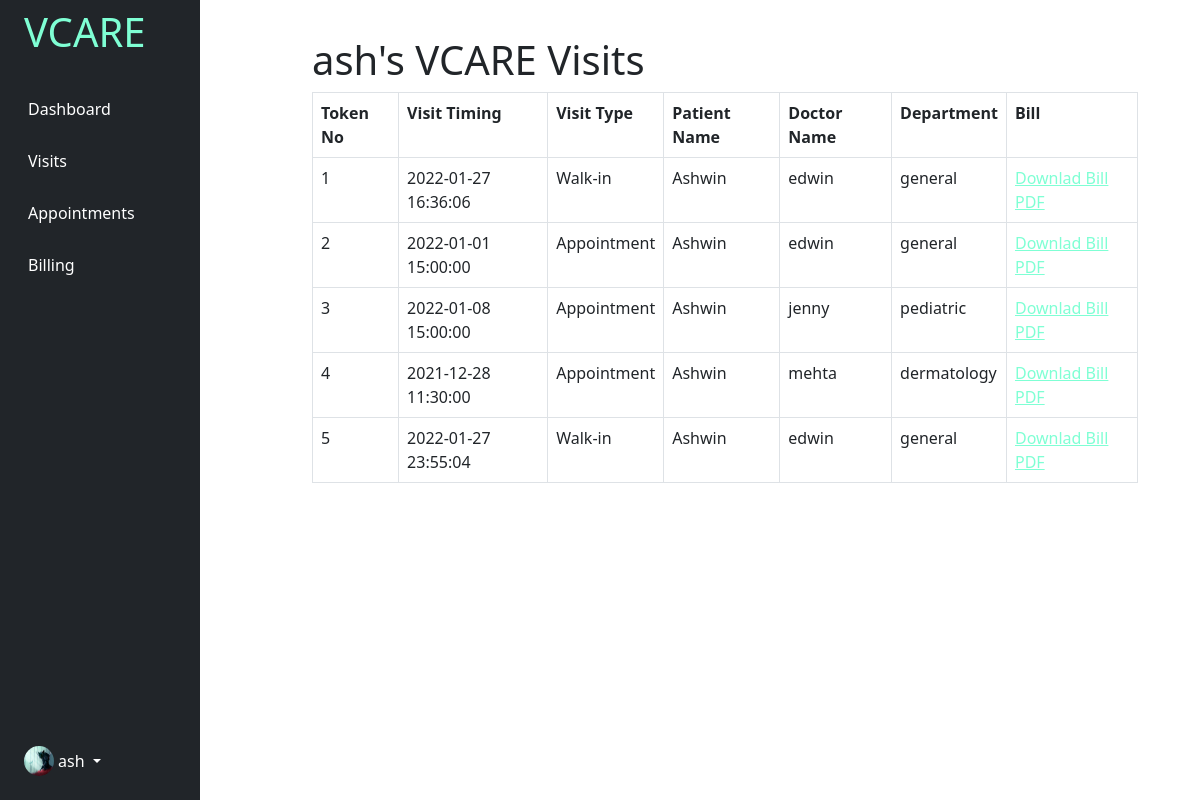
The page /billing (signed in) on the database its author committed.
### tables this page shows
CREATE TABLE LOGIN(
    U_NAME VARCHAR2(10) PRIMARY KEY,
    PWD VARCHAR2(10) NOT NULL,
    TYPE  VARCHAR2(10) NOT NULL,
    DPLOC VARCHAR2(50) NOT NULL);

CREATE TABLE VISITS(
    TOKEN_NO INTEGER  PRIMARY KEY AUTOINCREMENT,
    VISIT_TIME DATETIME NOT NULL UNIQUE,
    VISIT_TYPE VARCHAR2(20) NOT NULL,
    PAT_ID REFERENCES PATIENT(PAT_ID),
    PAT_NAME REFERENCES PATIENT(PAT_NAME),
    DOC_ID REFERENCES DOCTOR(DOC_ID),
    DOC_NAME REFERENCES DOCTOR(DOC_NAME),
    DEP REFERENCES DOCTOR(DEP),
    VISIT_STATUS VARCHAR2(20),
    DIAGNOSIS  VARCHAR2(500),
    PRESCRIPTION VARCHAR2(500),
    CONSULTFEE NUMBER(10,2),
    ADDFEES NUMBER(10,2),    
    TOTALFEES NUMBER(10,2)
    );

### app.py (the view)
@app.route('/billing')
def billing():
    uname = session["name"]
    con = sqlite3.connect("database.db")
    con.row_factory = sqlite3.Row
    cur = con.cursor()
    cur.execute("SELECT DPLOC FROM LOGIN WHERE U_NAME='{un}'".format(un=uname))
    acc = cur.fetchall()
    for i in acc:
        dp = i[0]
    cur.execute("SELECT *FROM PATIENT WHERE U_NAME='{un}'".format(un=uname))
    pdata = cur.fetchall()
    id = pdata[0][0]
    cur.execute("SELECT *FROM VISITS WHERE PAT_ID={i}".format(i=id))
    vdata = cur.fetchall()
    return render_template('billing.html', vdata=vdata, dp=dp)

### templates/billing.html (shortened to what this page needs)
{% extends "dashbase.html" %}
{% block head %}
{{ super() }}
{% endblock %}
{% block content %}
<div class="col" style="margin-top:20px;margin-left:50px;">
    <h1>{{session.name}}'s VCARE Visits</h1>
    <form action="/bill" method="post">
        <table class="table table-bordered">
            <tr>
                <th>Token No</th>
                <th>Visit Timing</th>
                <th>Visit Type</th>
                <th>Patient Name</th>
                <th>Doctor Name</th>
                <th>Department</th>
                <th>Bill</th>
            </tr>
            {% for i in vdata %}
            <tr>
                <td>{{i[0]}}</td>
                <td>{{i[1]}}</td>
                <td>{{i[2]}}</td>
                <td>{{i[4]}}</td>
                <td>{{i[6]}}</td>
                <td>{{i[7]}}</td>
                <td><a href="/{{i[0]}}" style="color:aquamarine"> Downlad Bill PDF</a></td>
            </tr>
            {% endfor %}
        </table>
    </form>
</div>
{% endblock content %}

### templates/dashbase.html (shortened to what this page needs)
<!DOCTYPE html>
<head>
    {% block head %}
    <link rel="stylesheet" href="{{ url_for('static',filename='css/bootstrap.min.css') }}">
    <link rel="stylesheet" href="{{ url_for('static',filename='css/styles.css') }}">
    <link rel="stylesheet" href="{{ url_for('static',filename='css/card.css') }}">
    <link rel="stylesheet" href="{{ url_for('static',filename='css/sidebars.css') }}">
    {% endblock %}
</head>
<body id="body">
    <div class="container-fluid">
        <div class="row flex-nowrap">
            <div class="col-auto col-md-3 col-xl-2 px-sm-2 px-0 bg-dark fixed-top">
                <div class="d-flex flex-column align-items-center align-items-sm-start px-3 pt-2 text-white min-vh-100">
                    <a href="/"
                        class="d-flex align-items-center pb-3 mb-md-0 me-md-auto text-white text-decoration-none">
                        <span class="fs-5 d-none d-sm-inline">
                            <h1 style="color:aquamarine;">VCARE</h1>
                        </span>
                    </a>
                    <ul class="nav nav-pills flex-column mb-sm-auto mb-0 align-items-center align-items-sm-start"
                        id="menu">
                        <li>
                            <a href="/pdashboard" class="nav-link px-0 align-middle">
                                 <span class="ms-1 d-none d-sm-inline"
                                    style="color:white;">Dashboard</span></a>
                        </li>
                        <li>
                            <a href="/pvisit" class="nav-link px-0 align-middle">
                                 <span class="ms-1 d-none d-sm-inline"
                                    style="color:white;">Visits</span></a>
                        </li>
                        <li>
                            <a href="/pappointment" class="nav-link px-0 align-middle">
                                 <span class="ms-1 d-none d-sm-inline"
                                    style="color:white;">Appointments</span></a>
                        </li>
                        <li>
                            <a href="/billing" class="nav-link px-0 align-middle">
                                 <span class="ms-1 d-none d-sm-inline"
                                    style="color:white;">Billing</span></a>
                        </li>
                    </ul>
                    <div class="dropdown pb-4">
                        <a href="#" class="d-flex align-items-center text-white text-decoration-none dropdown-toggle"
                            id="dropdownUser1" data-bs-toggle="dropdown" aria-expanded="false">
                            {% if dp %}
                            <img src="{{url_for('static',filename=dp)}}" width="30" height="30" class="rounded-circle">
                            {% endif %}
                            <span class="d-none d-sm-inline mx-1">{{session.name}}</span>
                        </a>
                    </div>
                </div>
            </div>
            <div class="col py-3" style="margin-left:250px;margin-right:50px;">
                {% block content %}
                {% endblock %}
            </div>
        </div>
    </div>
</body>
</html>

### static/css/sidebars.css (style rules this page uses)
body { min-height: 100vh; min-height: -webkit-fill-available; }
.dropdown-toggle { outline: 0; }

### rows shown on the page
LOGIN: DPLOC (picture)
VISITS: TOKEN_NO "1", VISIT_TIME "2022-01-27 16:36:06", VISIT_TYPE "Walk-in", PAT_NAME "Ashwin", DOC_NAME "edwin", DEP "general"
VISITS: TOKEN_NO "2", VISIT_TIME "2022-01-01 15:00:00", VISIT_TYPE "Appointment", PAT_NAME "Ashwin", DOC_NAME "edwin", DEP "general"
VISITS: TOKEN_NO "3", VISIT_TIME "2022-01-08 15:00:00", VISIT_TYPE "Appointment", PAT_NAME "Ashwin", DOC_NAME "jenny", DEP "pediatric"
VISITS: TOKEN_NO "4", VISIT_TIME "2021-12-28 11:30:00", VISIT_TYPE "Appointment", PAT_NAME "Ashwin", DOC_NAME "mehta", DEP "dermatology"
VISITS: TOKEN_NO "5", VISIT_TIME "2022-01-27 23:55:04", VISIT_TYPE "Walk-in", PAT_NAME "Ashwin", DOC_NAME "edwin", DEP "general"

### other values the page prints
{{ session.name }} "ash"
